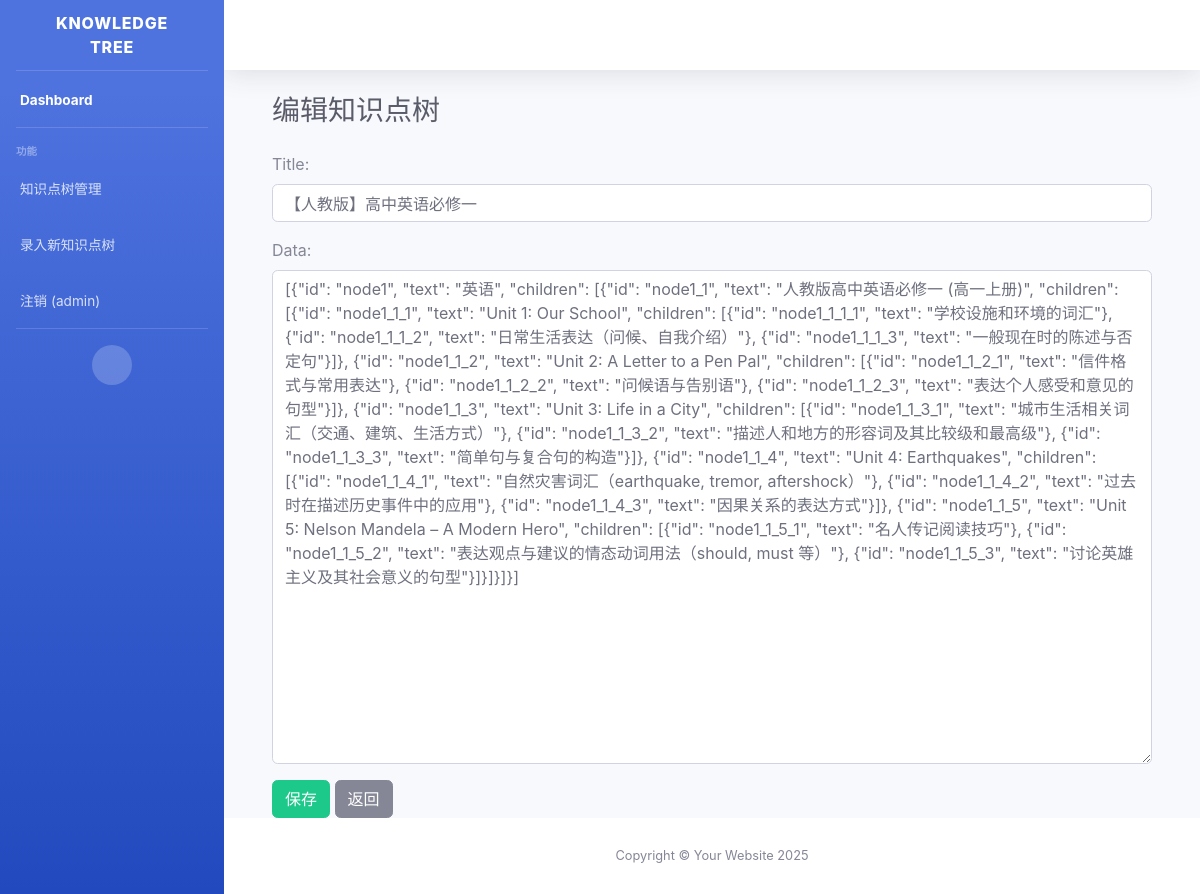
Page /edit/3/ (signed in) on the committed database.
### tree/models.py (models this page shows, shortened)
class KnowledgeTree(models.Model):
    title = models.CharField(max_length=255, default="Untitled Knowledge Tree")
    data = models.JSONField(default=dict, blank=True)
    created_at = models.DateTimeField(auto_now_add=True)
    updated_at = models.DateTimeField(auto_now=True)

### tree/views.py (the view)
# urls.py: path('edit/', views.edit_tree, name='create_tree'),
@login_required
def edit_tree(request, tree_id=None):
    if tree_id:
        tree_instance = get_object_or_404(KnowledgeTree, id=tree_id)
    else:
        tree_instance, created = KnowledgeTree.objects.get_or_create(title="新知识点树")
    if request.method == 'POST':
        form = KnowledgeTreeForm(request.POST, instance=tree_instance)
        if form.is_valid():
            form.save()
            return redirect('tree:index')
    else:
        form = KnowledgeTreeForm(instance=tree_instance)
    return render(request, 'tree/edit.html', {
        'form': form,
        'tree_id': tree_instance.id
    })

### tree/forms.py
class KnowledgeTreeForm(forms.ModelForm):
    class Meta:
        model = KnowledgeTree
        fields = ['title', 'data']
        widgets = {
            'title': forms.TextInput(attrs={
                'class': 'form-control',
                'placeholder': '请输入知识点树名称'
            }),
            'data': forms.Textarea(attrs={
                'class': 'form-control',
                'rows': 20,
                'placeholder': '请输入 JSON 格式的知识点树数据'
            })
        }

### tree/templates/tree/edit.html (shortened to what this page needs)
{% extends 'tree/base.html' %}
{% load static %}
{% block content %}
<div class="container-fluid">
    <h1 class="h3 mb-4 text-gray-800">编辑知识点树</h1>
    <form method="post">
        {{ form.as_p }}
        <button type="submit" class="btn btn-success">保存</button>
        <a href="{% url 'tree:index' %}" class="btn btn-secondary">返回</a>
    </form>
</div>
{% endblock %}

### tree/templates/tree/base.html (shortened to what this page needs)
{% load static %}
<!DOCTYPE html>
<html lang="en">
<head>
  <link href="{% static 'css/sb-admin-2.min.css' %}" rel="stylesheet">
</head>
<body id="page-top">
  <div id="wrapper">
    <ul class="navbar-nav bg-gradient-primary sidebar sidebar-dark accordion" id="accordionSidebar">
      <a class="sidebar-brand d-flex align-items-center justify-content-center" href="/">
        <div class="sidebar-brand-text mx-3">Knowledge Tree</div>
      </a>
      <hr class="sidebar-divider my-0">
      <li class="nav-item active">
        <a class="nav-link" href="/">
          <span>Dashboard</span>
        </a>
      </li>
      <hr class="sidebar-divider">
      <div class="sidebar-heading">
        功能
      </div>
      <li class="nav-item">
        <a class="nav-link" href="{% url 'tree:index' %}">
          <span>知识点树管理</span>
        </a>
      </li>
      <li class="nav-item">
        <a class="nav-link" href="{% url 'tree:create_tree' %}">
          <span>录入新知识点树</span>
        </a>
      </li>
      <li class="nav-item">
        {% if user.is_authenticated %}
          <li class="nav-item">
            <a class="nav-link" href="{% url 'logout' %}">
              <span>注销 ({{ user.username }})</span>
            </a>
          </li>
        {% endif %}
      </li>
      <hr class="sidebar-divider d-none d-md-block">
      <div class="text-center d-none d-md-inline">
        <button class="rounded-circle border-0" id="sidebarToggle"></button>
      </div>
    </ul>
    <div id="content-wrapper" class="d-flex flex-column">
      <div id="content">
        <nav class="navbar navbar-expand navbar-light bg-white topbar mb-4 static-top shadow">
        </nav>
        <div class="container-fluid">
          {% block content %}{% endblock %}
        </div>
      </div>
      <footer class="sticky-footer bg-white">
        <div class="container my-auto">
          <div class="copyright text-center my-auto">
            <span>Copyright &copy; Your Website 2025</span>
          </div>
        </div>
      </footer>
    </div>
  </div>
</body>
</html>

### rows in the picture
KnowledgeTree: title "【人教版】高中英语必修一", data "[{\"id\": \"node1\", \"text\": \"英语\", \"children\": [{\"id\": \"node1_1\", \"text\": \"人教版高中英语必修一 (高一上册)\", \"children\": [{\"id\": \"node1_1_1\", \"text\": \"Unit 1: Our School\", \"children\": [{\"id\": \"node1_1_1_1\", \"text\": \"学校设施和环境的词汇\"}, {\"id\": \"node1_1_1_2\", \"text\": \"日常生活表达（问候、自我介绍）\"}, {\"id\": \"node1_1_1_3\", \"text\": \"一般现在时的陈述与否定句\"}]}, {\"id\": \"node1_1_2\", \"text\": \"Unit 2: A Letter to a Pen Pal\", \"children\": [{\"id\": \"node1_1_2_1\", \"text\": \"信件格式与常用表达\"}, {\"id\": \"node1_1_2_2\", \"text\": \"问候语与告别语\"}, {\"id\": \"node1_1_2_3\", \"text\": \"表达个人感受和意见的句型\"}]}, {\"id\": \"node1_1_3\", \"text\": \"Unit 3: Life in a City\", \"children\": [{\"id\": \"node1_1_3_1\", \"text\": \"城市生活相关词汇（交通、建筑、生活方式）\"}, {\"id\": \"node1_1_3_2\", \"text\": \"描述人和地方的形容词及其比较级和最高级\"},…"

### other values in the picture
{{ user.username }} "admin"
